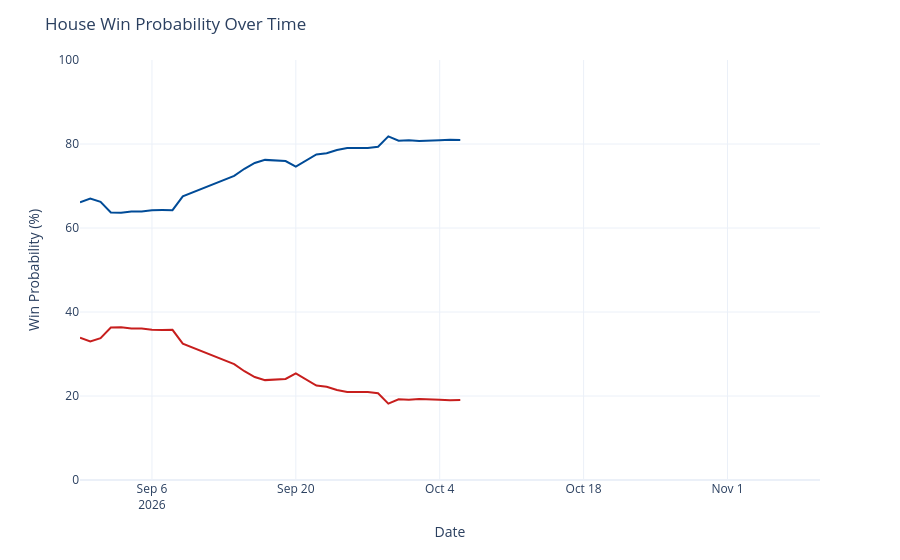

Notebook code for this chart:
### Code cell
chance_over_time = output_ts[(output_ts['geo'] == 'US House') &
                             (output_ts['type'] == 'chance')]
chance_over_time['rep_chance'] = chance_over_time['y'].map(lambda x: 100 - x)
chance_over_time = chance_over_time.rename({'y': 'Democrats', 'rep_chance': 'Republicans'}, axis=1)
chance_time_ser = px.line(chance_over_time, x='date', y=['Democrats', 'Republicans'], template='plotly_white',
                         color_discrete_map={'Democrats': '#004b97', 'Republicans': '#c71e1d'},)
chance_time_ser.update_traces(hovertemplate="%{y:.1f}%")
chance_time_ser.update_layout(
    xaxis=dict(range=[pd.to_datetime('2026-08-30'), pd.to_datetime('2026-11-10')]),
    yaxis=dict(range=[0, 100]),
    xaxis_title='Date',
    yaxis_title='Win Probability (%)',
    title=dict(text="House Win Probability Over Time"),
    hovermode="x",
    showlegend=False
)
chance_time_ser

### Figure 1 — Plotly figure (JSON) as saved in the notebook; plotly's stock layout.template omitted (floating-point values rounded to 4 significant figures)
{"data": [{"hovertemplate": "%{y:.1f}%", "legendgroup": "Democrats", "line": {"color": "#004b97", "dash": "solid"}, "marker": {"symbol": "circle"}, "mode": "lines", "name": "Democrats", "orientation": "v", "showlegend": true, "type": "scatter", "x": ["2026-08-30", "2026-08-31", "2026-09-01", "2026-09-02", "2026-09-03", "2026-09-04", "2026-09-05", "2026-09-06", "2026-09-07", "2026-09-08", "2026-09-09", "2026-09-14", "2026-09-15", "2026-09-16", "2026-09-17", "2026-09-18", "2026-09-19", "2026-09-20", "2026-09-21", "2026-09-22", "2026-09-23", "2026-09-24", "2026-09-25", "2026-09-26", "2026-09-27", "2026-09-28", "2026-09-29", "2026-09-30", "2026-10-01", "2026-10-02", "2026-10-03", "2026-10-04", "2026-10-05", "2026-10-06"], "xaxis": "x", "y": [66.12, 67.02, 66.25, 63.69, 63.65, 63.91, 63.91, 64.23, 64.27, 64.25, 67.54, 72.39, 74.1, 75.49, 76.22, 76.08, 75.94, 74.59, 76.12, 77.51, 77.78, 78.58, 79.05, 79.05, 79.05, 79.34, 81.82, 80.78, 80.9, 80.69, 80.7, 80.88, 81.01, 80.94], "yaxis": "y"}, {"hovertemplate": "%{y:.1f}%", "legendgroup": "Republicans", "line": {"color": "#c71e1d", "dash": "solid"}, "marker": {"symbol": "circle"}, "mode": "lines", "name": "Republicans", "orientation": "v", "showlegend": true, "type": "scatter", "x": ["2026-08-30", "2026-08-31", "2026-09-01", "2026-09-02", "2026-09-03", "2026-09-04", "2026-09-05", "2026-09-06", "2026-09-07", "2026-09-08", "2026-09-09", "2026-09-14", "2026-09-15", "2026-09-16", "2026-09-17", "2026-09-18", "2026-09-19", "2026-09-20", "2026-09-21", "2026-09-22", "2026-09-23", "2026-09-24", "2026-09-25", "2026-09-26", "2026-09-27", "2026-09-28", "2026-09-29", "2026-09-30", "2026-10-01", "2026-10-02", "2026-10-03", "2026-10-04", "2026-10-05", "2026-10-06"], "xaxis": "x", "y": [33.88, 32.98, 33.75, 36.31, 36.35, 36.09, 36.09, 35.77, 35.73, 35.75, 32.46, 27.61, 25.9, 24.51, 23.78, 23.92, 24.06, 25.41, 23.88, 22.49, 22.22, 21.42, 20.95, 20.95, 20.95, 20.66, 18.18, 19.22, 19.1, 19.31, 19.3, 19.12, 18.99, 19.06], "yaxis": "y"}], "layout": {"hovermode": "x", "legend": {"title": {"text": "variable"}, "tracegroupgap": 0}, "margin": {"t": 60}, "showlegend": false, "title": {"text": "House Win Probability Over Time"}, "xaxis": {"anchor": "y", "domain": [0, 1], "range": ["2026-08-30T00:00:00", "2026-11-10T00:00:00"], "title": {"text": "Date"}}, "yaxis": {"anchor": "x", "domain": [0, 1], "range": [0, 100], "title": {"text": "Win Probability (%)"}}}}
